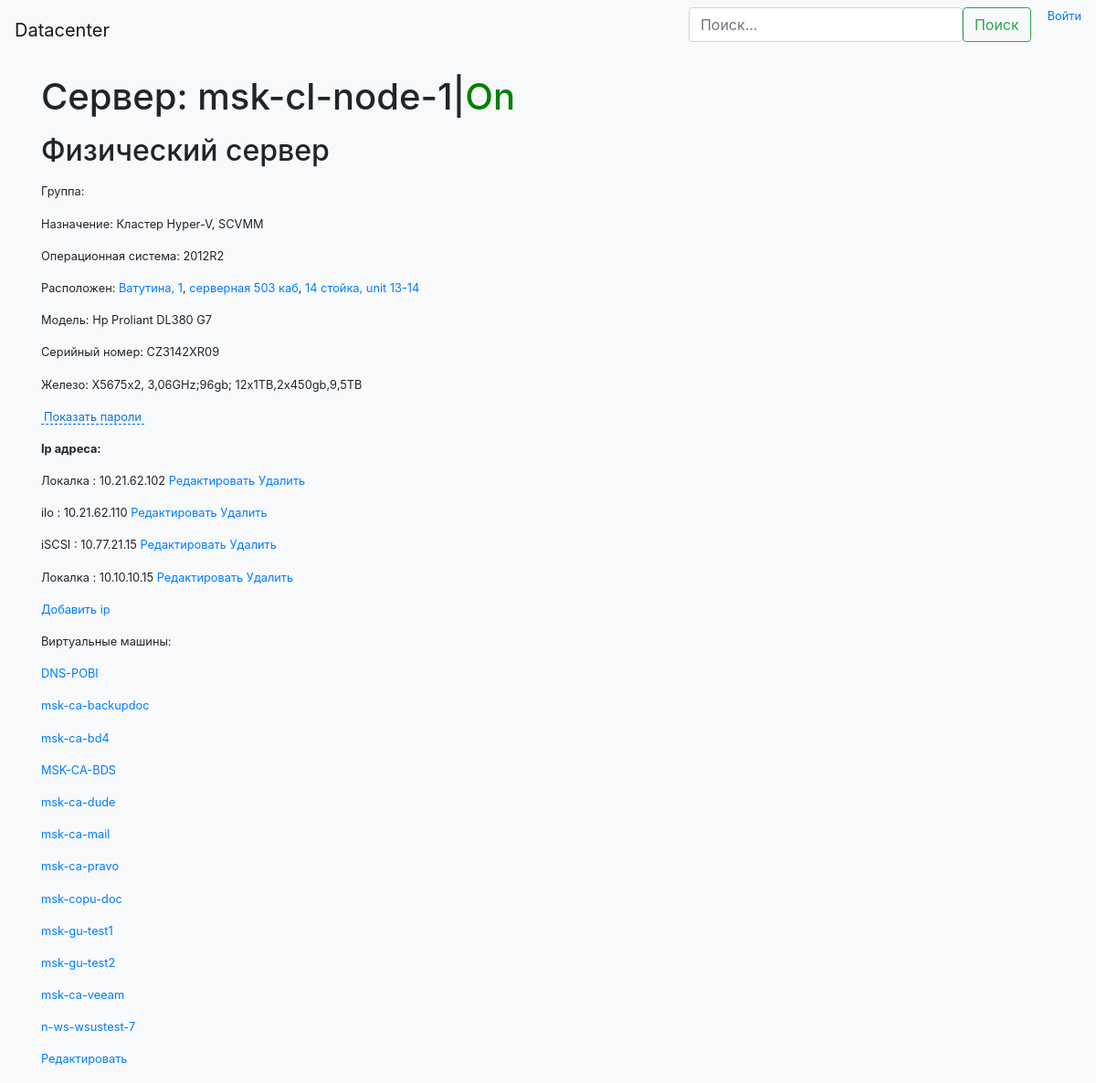
The page /server/46 on the database as committed earlier.
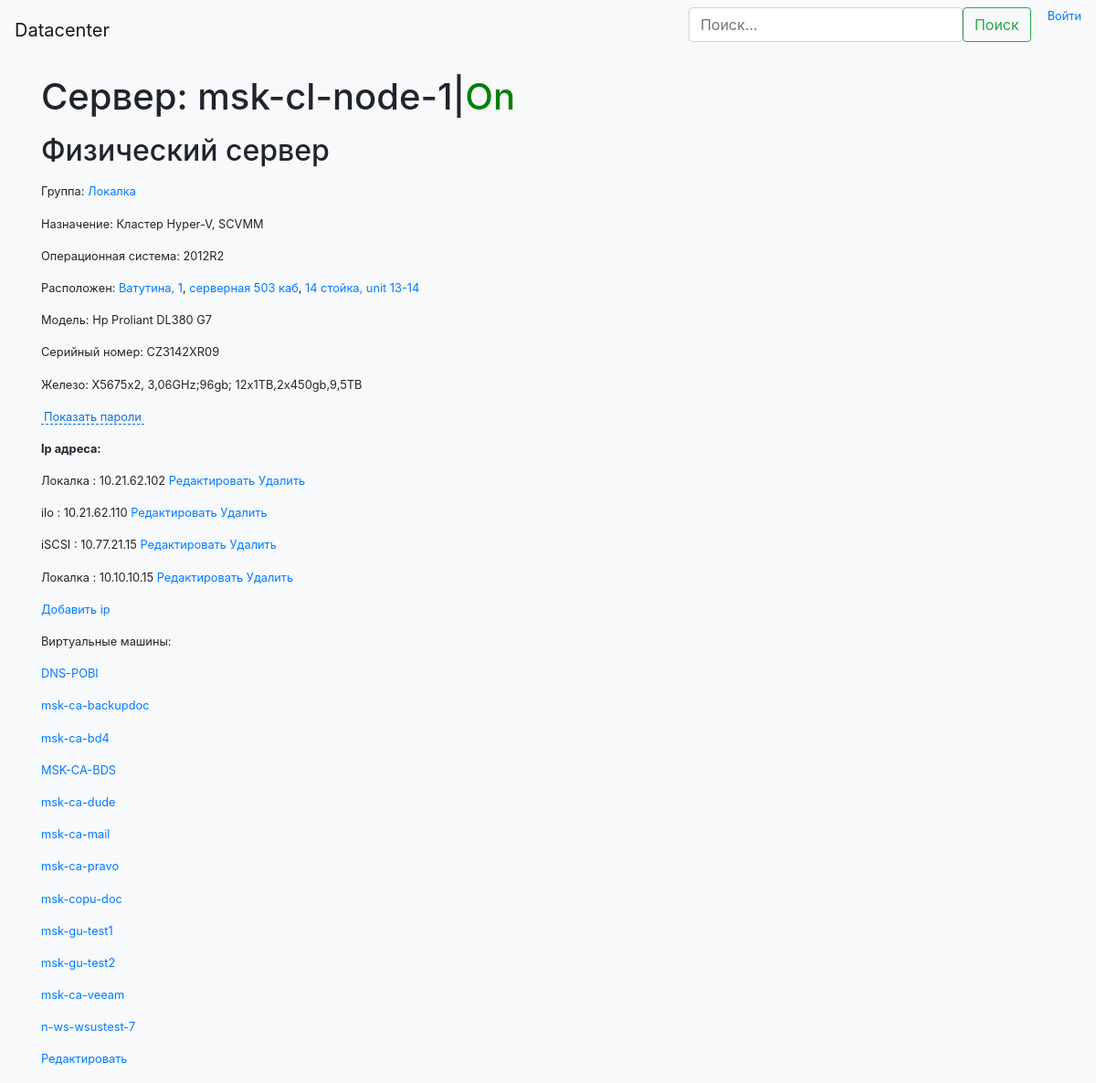
The same page on the database as committed later.
### server_list/models.py (models this page shows)
class ServerGroup(models.Model):
    name = models.CharField(max_length=50)
    description = models.CharField(max_length=200, blank=True)
    def __str__(self):
        return self.name

### server_list/views.py (the view)
# urls.py: url(r'^server/(?P<server_id>\d*)', views.server_view, name='server_view'),
def server_view(request, server_id):
    try:
        server = Server.objects.get(pk=server_id)
    except Server.DoesNotExist:
        raise Http404("No server found")
    ip_list = []
    for ip in server.ip_set.all():
        ip_list.append((ip.segment.name, ip.ip_as_string, ip.id))
    data_dict = {"server_id": server_id,
                 "model": server.model,
                 "hostname": server.hostname,
                 "power_state": server.is_on,
                 "os": server.os,
                 "purpose": server.purpose,
                 "ip_list": ip_list,
                 "serial_number": server.serial_num,
                 "specs": server.specs,
                 "root_ip_list": (server.ip_set.filter(segment__is_root_segment=True).distinct()),
                 "group": server.group,
                 }
    if server.is_physical:
        rack = server.rack
        room = rack.room
        territory = room.territory
        data_dict.update({"is_physical": True,
                          "unit": server.get_unit_string(),
                          "territory": territory,
                          "room": room,
                          "rack": rack,
                          "vm_list": server.server_set.all()})
    else:
        data_dict.update({"is_physical": False,
                          "host_machine": server.host_machine.hostname,
                          "host_machine_id": server.host_machine.id,
                          })
    return render(request, os.path.join('server_list', 'server_view.html'), {'server_dict': data_dict})

### server_list/models.py (called while the page is built)
    def __str__(self):
        return self.hostname

    def get_unit_string(self):
        return str(self.unit) if self.height == 1 else str(self.unit) + "-" + str(self.unit + self.height - 1)

### server_list/templatetags/server_list_extras.py (called while the page is built)
@register.filter()
def get_dict_item(value, arg):
    value = value.get(arg)
    print("value", value)
    return value if value is not None else "none"

### server_list/templates/server_list/server_view.html (shortened to what this page needs)
{% extends 'server_list/navbar.html' %}
{% load server_list_extras %}
{% block content %}
<div class="container">
    <header>
        <h1><p>Сервер: {{ server_dict|get_dict_item:"hostname" }}{% if server_dict|get_dict_item:"power_state" %}|<font color="green">On</font>{% else %}<font color="red">Off</font>{%endif%}</p>
        </h1>
        <h2>
            {% if server_dict|get_dict_item:"is_physical" %}
            <p>Физический сервер</p>
            {%else%}
            <p>Виртуальная машина на <a href="{% url 'server_view' server_dict|get_dict_item:'host_machine_id' %}">{{server_dict|get_dict_item:"host_machine"}}</a></p>
            {%endif%}
        </h2>
    </header>
    {% with group=server_dict|get_dict_item:"group" %}
    {% if group %}
    <p>Группа: <a href="{%url 'list'%}?group={{group.id}}">{{group.name}}</a></p>
    {% endif %}
    {% endwith %}
    <p>Назначение: {{server_dict|get_dict_item:"purpose"}}</p>
    <p>Операционная система: {{server_dict|get_dict_item:"os"}}</p>
    {% if server_dict|get_dict_item:"is_physical" %}
    <p>Расположен: <a href="{% url 'territory_view' server_dict.territory.id %} ">{{server_dict.territory.name}}</a>,
        <a href="{% url 'room_view' server_dict.room.id %} ">{{server_dict.room.name}}</a>,
        <a href="{% url 'rack_view' server_dict.rack.id  %}">{{server_dict.rack.name}}, unit
            {{server_dict|get_dict_item:"unit"}}</a></p>
    {%endif%}
    {% if server_dict|get_dict_item:"is_physical" %}
    <p>Модель: {{server_dict|get_dict_item:"model"}}</p>
    <p>Серийный номер: {{server_dict|get_dict_item:"serial_number"}}</p>
    <p>Железо: {{server_dict|get_dict_item:"specs"}}</p>
    {% endif %}
    <p><a href="#" class="spoiler-trigger"><span>Показать пароли</span></a></p>
    <p><strong>Ip адреса:</strong></p>
    {% for ip in server_dict|get_dict_item:"ip_list"%}
    <p>{{ip.0}} : {{ip.1}} <a href="javascript:void(0);" onclick="open_window('{% url 'ip_edit' ip.2 %}', 'Edit ip');">Редактировать</a>
        <a href="javascript:void(0);" onclick="ajax_delete_ip({{ip.2}})">Удалить</a></p>
    {% endfor %}
    <p><a href="javascript:void(0);" onClick="open_window('{% url 'ip_new' server_dict.server_id %}', 'Добавить ip');">Добавить ip</a></p>
    {% if server_dict|get_dict_item:"vm_list" %}
    <p>Виртуальные машины:</p>
    {% endif %}
    {% for s in server_dict|get_dict_item:"vm_list"%}
    <p><a href="{% url 'server_view' s.id %}">{{s.hostname}}</a></p>
    {% endfor %}
    <p><a href="{% url 'server_edit' server_dict|get_dict_item:'server_id'%}">Редактировать</a></p>
</div>
{% endblock %}

Rows that differ between the two databases and show on the page:
added ServerGroup: name "Локалка"
